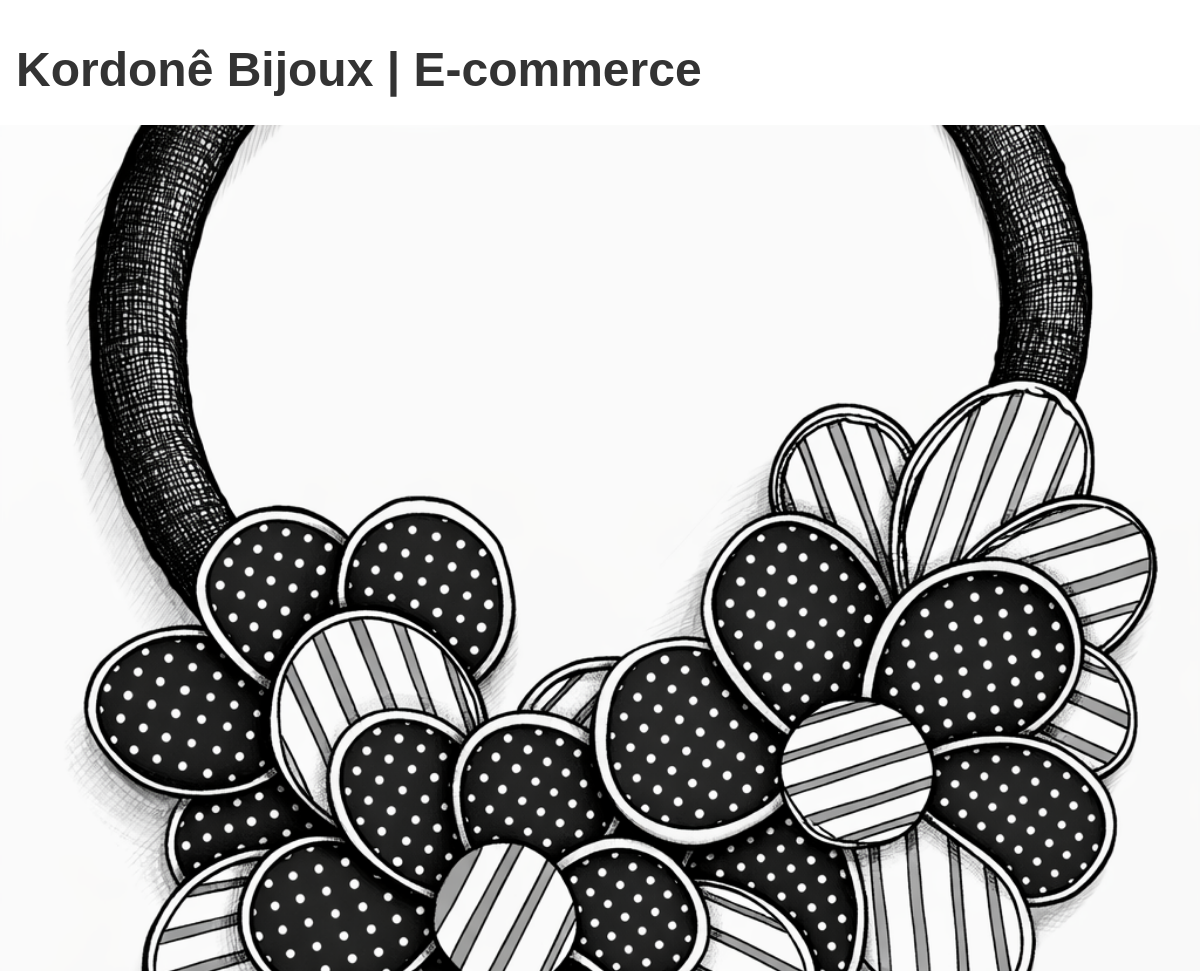
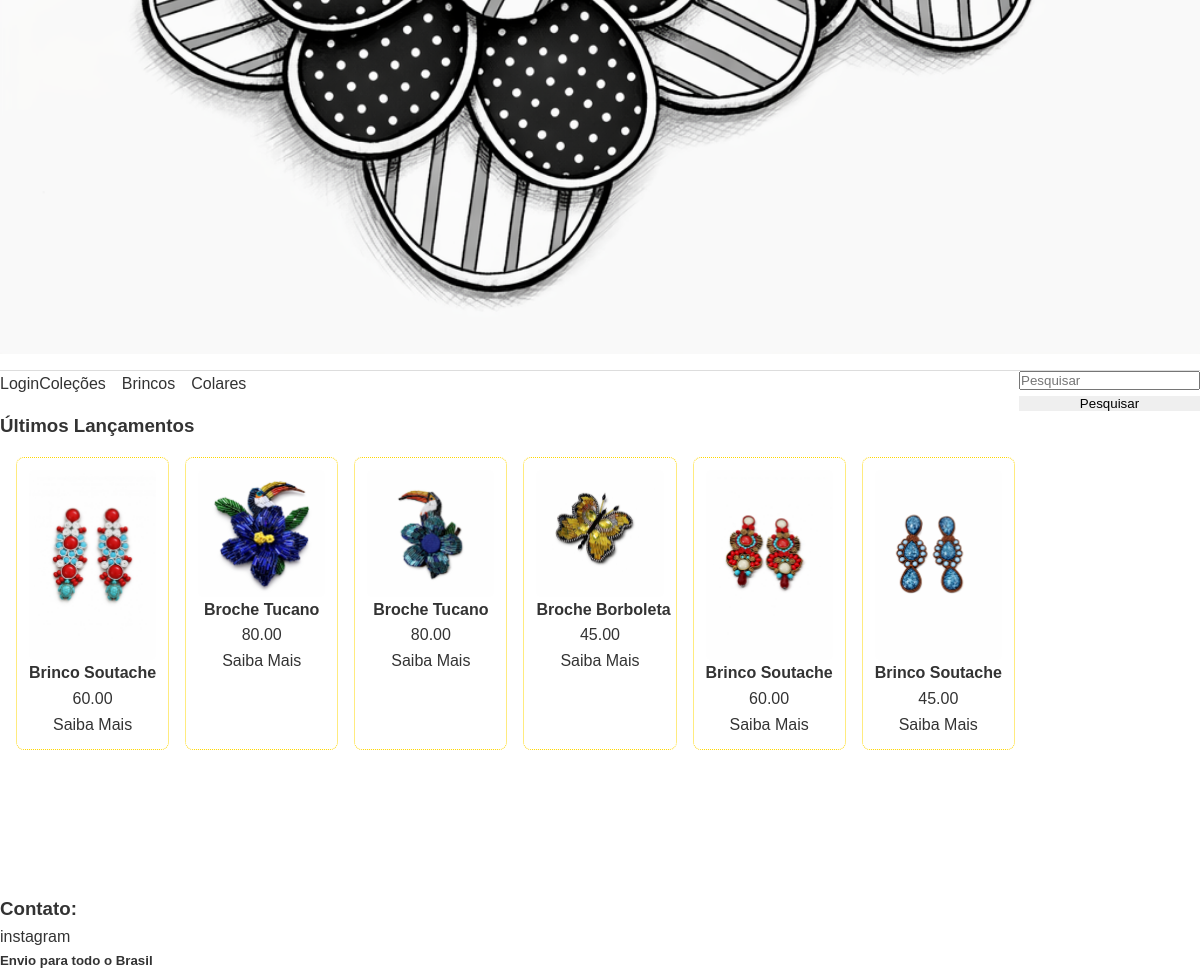
The page / on the database its author committed (2 pictures, top to bottom).
### app/models.py (models this page shows, shortened)
class Banners(db.Model):
  __tablename__ = "Banners"
  id_banner = db.Column(db.Integer , primary_key=True)
  imagem = db.Column(db.String(255) , nullable= False)
  ativo = db.Column(db.Boolean , default= True)
  data_criacao = db.Column(db.DateTime)

class Produtos(db.Model):
    __tablename__ = "Produtos"
    id_acessorio = db.Column(db.Integer , primary_key= True)
    nome = db.Column(db.String(50) , nullable = False)
    colecao_id = db.Column(db.Integer, db.ForeignKey('Colecoes.id_colecao'))
    tamanho = db.Column(db.String(20) , nullable = True, unique = False)
    material = db.Column(db.String(20) , nullable = False , unique = False)
    preco = db.Column(db.Numeric(10,2), nullable=False)
    imagem = db.Column(db.String(255) , nullable = True , unique= False)
    status = db.Column(db.Enum(status_acessorio) , default = status_acessorio.DISPONIVEL , nullable = False)
    tipo_foto = db.Column(db.String(50), nullable=False, default='Produto')
    data_registro = db.Column(db.DateTime, default=lambda: dt.datetime.now(fuso_brasilia))
    em_estoque = db.Column(db.Integer , nullable=False , unique=False)
    ativo = db.Column(db.Boolean, default=True)
    categoria = db.Column(db.String(50))

### app/rotas_principais/home.py (the view)
@bp_principal.route("/")
def pagina_principal():
  banner = pegar_banner_aleatorio()
  return render_template("index.html" , banner= banner , produtos = consultar_lancamentos() )

### app/rotas_principais/home.py (called while the page is built)
def pegar_banner_aleatorio():
    return Banners.query.order_by(db.func.random()).first()

def consultar_lancamentos():
    return Produtos.query\
        .order_by(Produtos.data_registro.desc())\
        .limit(6)\
        .all()

### app/templates/index.html (shortened to what this page needs)
<!DOCTYPE html>
<html lang="pt-br">
<head>
    <link rel="stylesheet" href="{{ url_for('static', filename='css/style.css') }}">
    <link rel="stylesheet" href="{{ url_for('static', filename='css/style_home.css') }}">
    <link rel="stylesheet" href="{{ url_for('static', filename='css/style_header.css') }}">
    <link rel="stylesheet" href="{{url_for('static' , filename= 'css/style_cards.css')}}">
    </head>
    <body>
      <header id="Titulo">
        <h1>Kordonê Bijoux | E-commerce</h1>
        <img src="{{ url_for('static', filename='imagens/banners/' ~ banner.imagem) }}" id="banner" alt="banner Principal">
        </header>
        <div class="menu">
          <div class="topo">
            {% if current_user.is_authenticated%}
            <div class="link">
              {%include "components/_menu_dropdown.html"%}
            </div>
            {%else%}
            <a href="{{url_for('auth.criar_conta')}}" class="link"> Login</a>
            {%endif%}
          </div>
          <nav id="nav-menu">
            <ul>
              <li>
                <a href="#">Coleções</a>
              </li>
              <li>
                <a href="#">Brincos</a>
              </li>
              <li>
                <a href="#">Colares</a>
              </li>
            </ul>
          </nav>
          <div class="lado-direito">
            <form class="barra-pesquisa" action="{{url_for('pesquisa.pesquisa')}}" method="GET">
              <input type="search" placeholder="Pesquisar" name="item" required>
              <button type="submit">Pesquisar</button>
              </form>
          </div>
        </div>
        <section id="Novidades">
            <h3> Últimos Lançamentos</h3>
            <div class="grid-produtos">
             {% for produto in produtos %}
            {% include 'components/_card_produto.html' %}
            {% endfor %}
            </div>
        </section>
        <br>
        <br>
        <br>
        <br>
        <br>
        <footer>
        <section id="Contato">
            <h3> Contato: </h3>
            <a href="https://www.instagram.com/karlafreitas955?igsh=MWw0dHcxcXVtY3Q4bA=="> instagram</a>
            <h5><strong> Envio para todo o Brasil</strong></h5>
        </section>
        </footer>
    </body>
</html>

### app/templates/components/_card_produto.html
<div class="card-produto">
  <img src="{{ url_for('static', filename='imagens/UPLOADS_FOTOS_BIJOUX/' ~ produto.imagem) }}">
   <div class="info-produto">
    <strong>
      {{produto.nome}}
    </strong>
    <p>
      {{produto.preco}}
    </p>
    </div>
    <a href="{{url_for('produto.pagina_produto' , id = produto.id_acessorio)}}" class="link"> Saiba Mais</a>
</div>

### app/static/css/style.css (style rules this page uses)
*, *::before, *::after { box-sizing: border-box; margin: 0; padding: 0; }
:root { --cor-primaria: #2c3e50; --cor-secundaria: #34495e; --cor-destaque: #e67e22; --cor-fundo: #f5f5f5; --cor-texto: #333; --space-xs: 4px; --space-sm: 8px; --space-md: 16px; --space-lg: 32px; --space-xl: 64px; --max-width: 1200px; }
body { font-family: Arial, Helvetica, sans-serif; background: var(--cor-fundo); color: var(--cor-texto); line-height: 1.6; }
a { text-decoration: none; color: inherit; }
ul { list-style: none; }
img { max-width: 100%; display: block; }
button { cursor: pointer; border: none; }
header { background: white; padding: var(--space-md) 0; border-bottom: 1px solid #ddd; }
nav { display: flex; justify-content: space-between; align-items: center; }

### app/static/css/style_home.css (style rules this page uses)
* { margin: 0; box-sizing: border-box; }
body { background-color: white; }
#banner { width: 100%; display: block; }
h1 { padding: 16px; font-size: clamp(24px, 5vw, 48px); white-space: nowrap; }
.menu { display: flex; align-items: flex-start; }
nav ul { display: flex; gap: 16px; list-style: none; }
.lado-direito { margin-left: auto; display: flex; flex-direction: column; align-items: flex-end; margin-top: 0; }
.link { align-self: center; }
.barra-pesquisa { display: flex; flex-direction: column; gap: 6px; width: 100%; max-width: 200px; }
.barra-pesquisa input { width: 100%; }
.barra-pesquisa button { width: auto; }

### app/static/css/style_cards.css (style rules this page uses)
.grid-produtos { display: grid; grid-template-columns: repeat(auto-fill, minmax(150px, 1fr)); gap: 16px; padding: 16px; }
.card-produto { border: 1px dotted gold; border-radius: 8px; padding: 12px; text-align: center; background: white; }
.card-produto img { width: 100%; height: auto; border-radius: 6px; }
.info-produto { display: flex; flex-direction: column; white-space: nowrap; text-align: center; }

### rows shown on the page
Banners: imagem (picture)
Produtos: imagem (picture), nome "Brinco Soutache", preco "60.00"
Produtos: imagem (picture), nome "Broche Tucano", preco "80.00"
Produtos: imagem (picture), nome "Broche Tucano", preco "80.00"
Produtos: imagem (picture), nome "Broche Borboleta", preco "45.00"
Produtos: imagem (picture), nome "Brinco Soutache", preco "60.00"
Produtos: imagem (picture), nome "Brinco Soutache", preco "45.00"
